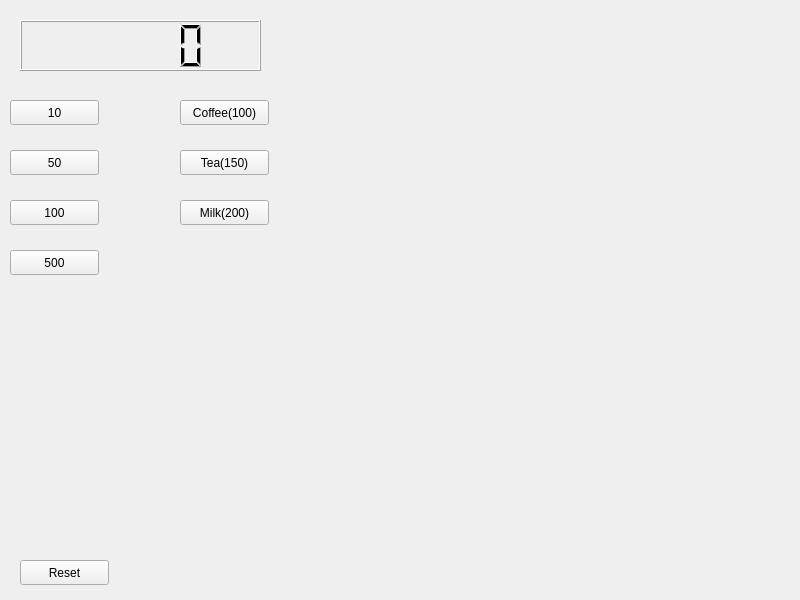
<?xml version="1.0" encoding="UTF-8"?>
<ui version="4.0">
 <class>Widget</class>
 <widget class="QWidget" name="Widget">
  <property name="geometry">
   <rect>
    <x>0</x>
    <y>0</y>
    <width>800</width>
    <height>600</height>
   </rect>
  </property>
  <property name="windowTitle">
   <string>Widget</string>
  </property>
  <widget class="QLCDNumber" name="lcdNumber">
   <property name="geometry">
    <rect>
     <x>20</x>
     <y>20</y>
     <width>241</width>
     <height>51</height>
    </rect>
   </property>
  </widget>
  <widget class="QPushButton" name="pb10">
   <property name="geometry">
    <rect>
     <x>10</x>
     <y>100</y>
     <width>89</width>
     <height>25</height>
    </rect>
   </property>
   <property name="text">
    <string>10</string>
   </property>
  </widget>
  <widget class="QPushButton" name="pb50">
   <property name="geometry">
    <rect>
     <x>10</x>
     <y>150</y>
     <width>89</width>
     <height>25</height>
    </rect>
   </property>
   <property name="text">
    <string>50</string>
   </property>
  </widget>
  <widget class="QPushButton" name="pb100">
   <property name="geometry">
    <rect>
     <x>10</x>
     <y>200</y>
     <width>89</width>
     <height>25</height>
    </rect>
   </property>
   <property name="text">
    <string>100</string>
   </property>
  </widget>
  <widget class="QPushButton" name="pb500">
   <property name="geometry">
    <rect>
     <x>10</x>
     <y>250</y>
     <width>89</width>
     <height>25</height>
    </rect>
   </property>
   <property name="text">
    <string>500</string>
   </property>
  </widget>
  <widget class="QPushButton" name="pbCoffee">
   <property name="geometry">
    <rect>
     <x>180</x>
     <y>100</y>
     <width>89</width>
     <height>25</height>
    </rect>
   </property>
   <property name="text">
    <string>Coffee(100)</string>
   </property>
  </widget>
  <widget class="QPushButton" name="pbTea">
   <property name="geometry">
    <rect>
     <x>180</x>
     <y>150</y>
     <width>89</width>
     <height>25</height>
    </rect>
   </property>
   <property name="text">
    <string>Tea(150)</string>
   </property>
  </widget>
  <widget class="QPushButton" name="pbMilk">
   <property name="geometry">
    <rect>
     <x>180</x>
     <y>200</y>
     <width>89</width>
     <height>25</height>
    </rect>
   </property>
   <property name="text">
    <string>Milk(200)</string>
   </property>
  </widget>
  <widget class="QPushButton" name="pbReset">
   <property name="geometry">
    <rect>
     <x>20</x>
     <y>560</y>
     <width>89</width>
     <height>25</height>
    </rect>
   </property>
   <property name="text">
    <string>Reset</string>
   </property>
  </widget>
 </widget>
 <resources/>
 <connections/>
</ui>
